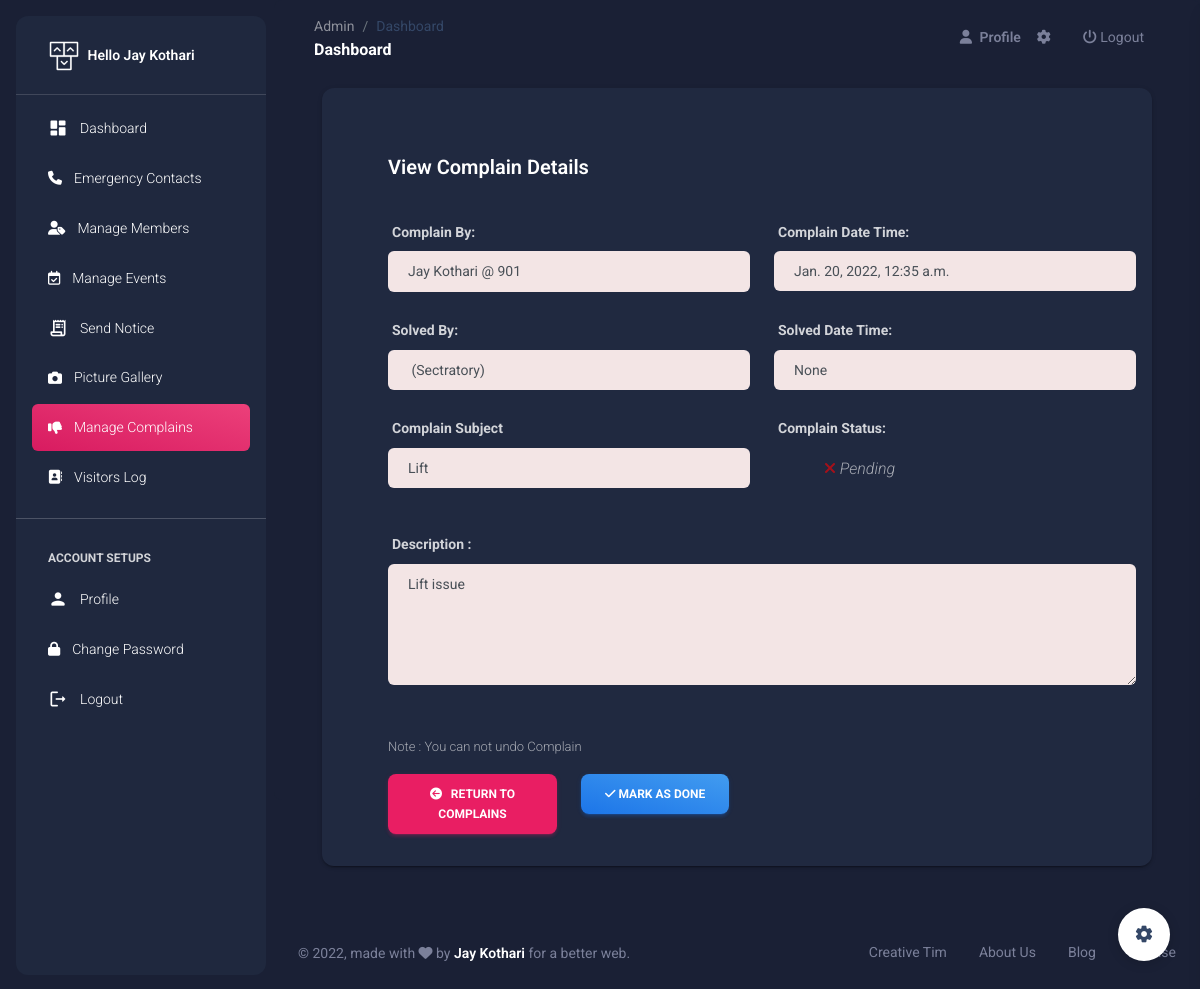
Before: /Sec/view-complain/5 (signed in) with the older database file.
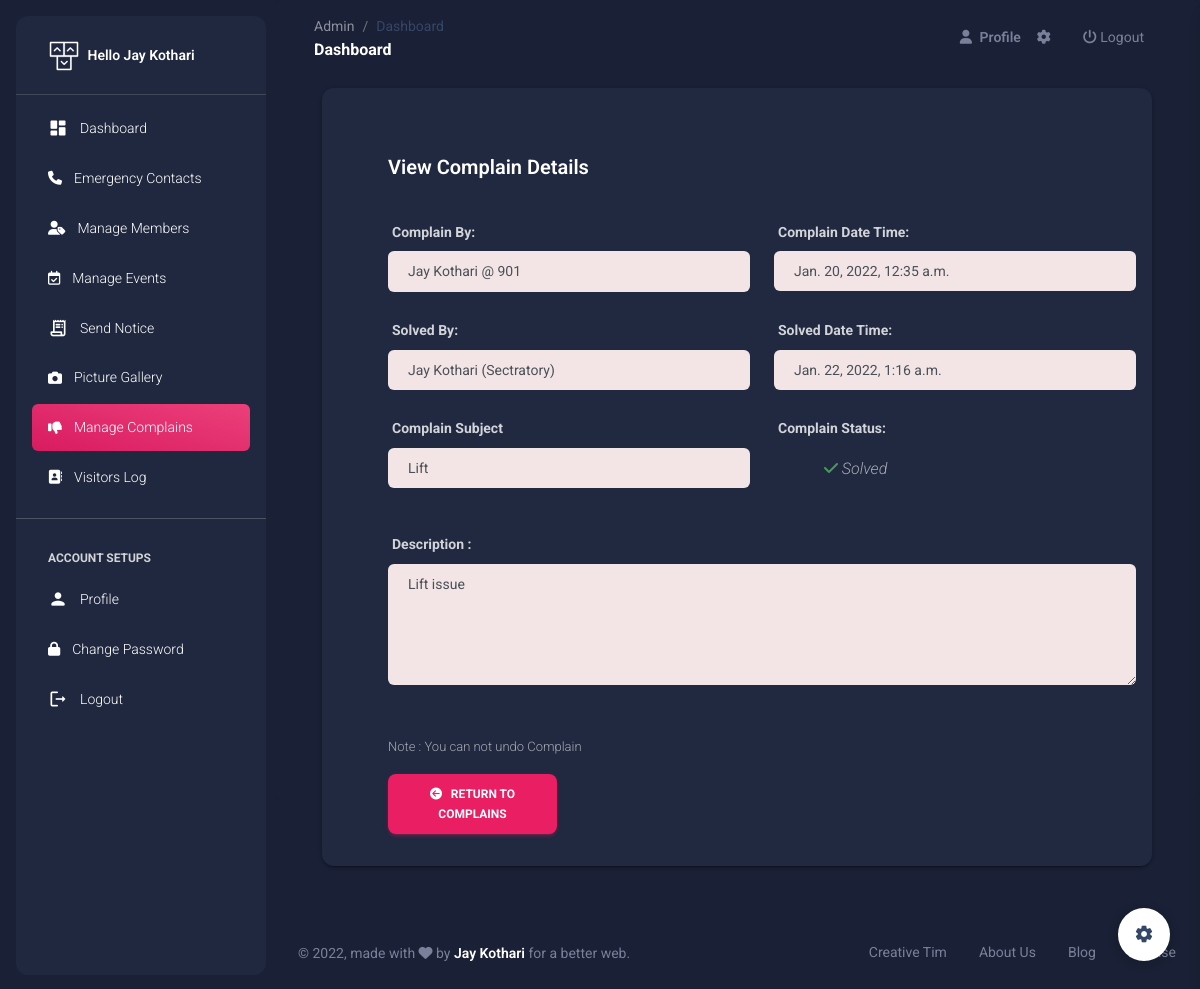
After: the same page with the newer database file.
### MemberApp/models.py (models this page shows, shortened)
class Complain(models.Model):
    complain_by = models.ForeignKey(Member,on_delete=models.CASCADE)
    solve_by = models.ForeignKey(SecUser,on_delete=models.CASCADE,null=True,blank=True)
    subject = models.CharField(max_length=90)
    des = models.TextField()
    status = models.BooleanField(default=False)
    created_at = models.DateTimeField(auto_now_add=True)
    solved_at = models.DateTimeField(blank=True,null=True)

class Member(models.Model):
    doc_choice = (
        ('Aadhar','Aadhar'),
        ('PAN','PAN'),
        ('DL','DL'),
        ('Other','Other'),
    )
    uid = models.ForeignKey(SecUser,on_delete=models.CASCADE,null=True)
    fname = models.CharField(max_length=20)
    lname = models.CharField(max_length=20)
    email = models.EmailField(unique=True)
    mobile = models.CharField(max_length=15)
    doc = models.CharField(max_length=30,choices=doc_choice)
    doc_number = models.CharField(max_length=20)
    flat_no = models.CharField(max_length=10)
    address = models.TextField()
    password = models.CharField(max_length=20)
    pic = models.FileField(upload_to='member',default='avatar.png')
    verify = models.BooleanField(default=False)
    role = models.CharField(max_length=20,default='member')
    created_at = models.DateTimeField(auto_now_add=True)

### SecApp/models.py (models this page shows, shortened)
class SecUser(models.Model):
    name = models.CharField(max_length=50)
    email = models.EmailField(unique=True)
    mobile = models.CharField(max_length=15)
    password = models.CharField(max_length=50)
    pic = models.FileField(upload_to='Profile',default='avatar.png')
    setting = models.BooleanField(default=False)
    active = models.BooleanField(default=False)

### SecApp/views.py (the view)
# urls.py: path('view-complain/<int:pk>',views.view_complain,name='view-complain'),
def view_complain(request,pk):
    uid = SecUser.objects.get(email=request.session['email'])
    complain = mm.Complain.objects.get(id=pk)
    return render(request,'view-complain.html',{'uid':uid,'complain':complain})

### SecApp/templates/view-complain.html (shortened to what the changed rows need)
{% extends 'sec-header.html' %}
{% load static %}
{% block content %}
<br><br><br>
<div class="container-fluid px-2 px-md-4">
    <div class="card card-body mx-3 mx-md-4 mt-n6">
      <br>
      <div style="margin-left: 50px;">
      <form>
        <div class="row">
            <div class="form-group col-6">
                <label for="exampleInputPassword1"><b>Complain By:</b></label>
                <input type="text" class="form-control" style="background-color: rgb(243, 229, 229); padding-left: 20px;" value="{{complain.complain_by.fname}} {{complain.complain_by.lname}} @ {{complain.complain_by.flat_no}}" disabled>
            </div>
            <div class="form-group col-6">
                <label for="exampleInputPassword1"><b>Complain Date Time:</b></label>
                <div class="form-control" style="background-color: rgb(243, 229, 229); padding-left: 20px;">
                    {{complain.created_at}}
                </div>
            </div>
        </div><br>
        <div class="row">
            <div class="form-group col-6">
                <label for="exampleInputPassword1"><b>Solved By:</b></label>
                <input type="text" class="form-control" style="background-color: rgb(243, 229, 229); padding-left: 20px;" value="{{complain.solve_by.name}} (Sectratory)" disabled>
            </div>
            <div class="form-group col-6">
                <label for="exampleInputPassword1"><b>Solved Date Time:</b></label>
                <div class="form-control" style="background-color: rgb(243, 229, 229); padding-left: 20px;">
                    {{complain.solved_at}}
                </div>
            </div>
        </div><br>
        <div class="row">
            <div class="form-group col-6">
                <label for="exampleInputPassword1"><b>Complain Subject</b></label>
                <input type="text" class="form-control" disabled value="{{complain.subject}}" style="background-color: rgb(243, 229, 229); padding-left: 20px;" name="subject" id="exampleInputPassword1" placeholder="Notice Subject..." required>
            </div>
            <div class="form-group col-6">
                <div class="form-control" style="margin-left: 50px ;">
                    {% if complain.status %}
                    <p style="color: rgb(8, 201, 8); font-style: italic;" > <i class="fa fa-check" style="color: rgb(101, 231, 101);"></i> Solved</p>
                    {% else %}
                    <p style="color: red; font-style: italic;" > <i class="fa fa-close" style="color: red;"></i> Pending</p>
                    {% endif %}
                </div>
            </div>
        </div><br>
        <div class="row">
            <div class="form-group col-12">
                <label for="exampleInputPassword1"><b>Description :</b></label>
                <textarea name="des" class="form-control" disabled style="background-color: rgb(243, 229, 229); padding-left: 20px;" placeholder="Notice Description..." id="" cols="30" rows="5" required>{{complain.des}}</textarea>
            </div>
        </div><br>
        <br>
      </form>
      <div class="row">
          {% if complain.status == False %}
          <div class="col-3">
            <a href="{% url 'complain-status' complain.id %}" class="text-secondary font-weight-bold text-xs" data-toggle="tooltip" data-original-title="Delete user">
                <button class="btn bg-gradient-info"><i class="fa fa-check"></i> Mark as Done</button>
              </a>
          </div>
          {% endif %}
      </div>
    </div>
    </div>
    <br><br>
</div>
{% endblock %}

Changed rows visible on the page:
changed Complain "Lift": solve_by.name (not shown) → "Jay Kothari (Sectratory)"; solved_at "None" → "Jan. 22, 2022, 1:16 a.m."; status False → True (drawn)
Other visible differences:
form field value: "(Sectratory)" → (not shown)
text no longer shown: "Pending MARK AS DONE"
text now shown: "Solved"
